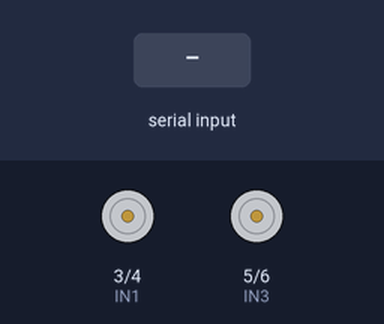
The sketch below on a simulated Arduino Uno, built with avr-gcc and run on an emulated ATmega328P. Parts: motor-driver pin pairs drawn as motors (green arrow = first pin HIGH = forward, orange = second pin HIGH = backward, longer = more drive, scaled by the enable pin). The inputs (shaded band) are chosen by the test bench.

Above: at 1.2 s.
1.3 s: "F" received over the second serial link
At 2.5 s:
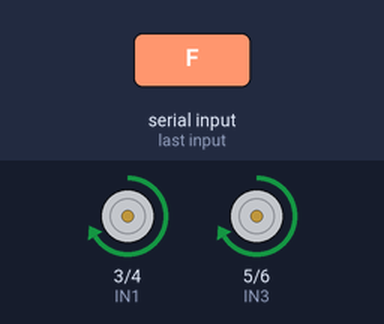
2.8 s: "B" received over the second serial link
At 3.8 s:
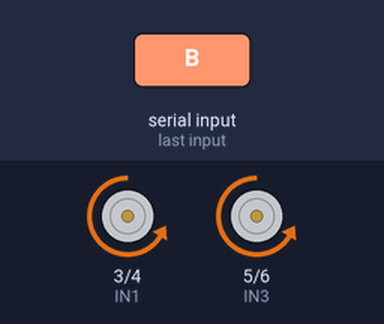
4.3 s: "L" received over the second serial link
At 4.9 s:
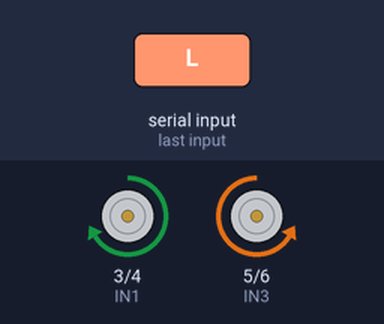
5.8 s: "R" received over the second serial link
At 6.1 s:
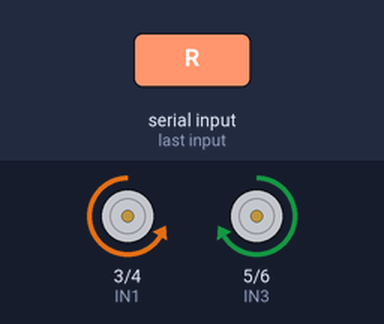
7.3 s: "G" received over the second serial link
At 8.4 s:
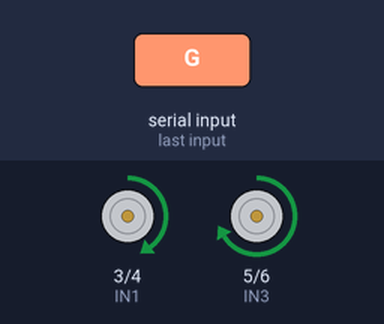
8.8 s: "I" received over the second serial link
At 9.5 s:
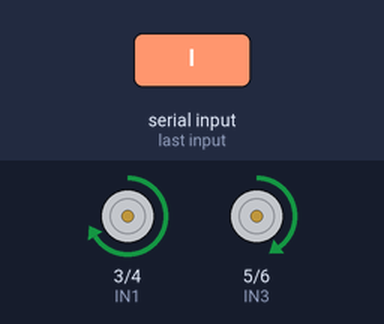
Timing chart, 0 to 11.3 s (numbered marks = the images above; inputs shaded):
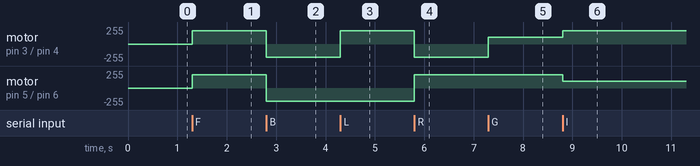

Measured:
- after the input at 1.3 s, motor on pin 3 (IN1) / pin 4 (IN2), motor on pin 5 (IN3) / pin 6 (IN4): stopped → forward 200/255 at once
- after the input at 2.8 s, motor on pin 3 (IN1) / pin 4 (IN2), motor on pin 5 (IN3) / pin 6 (IN4): forward 200/255 → backward 200/255 at once
- after the input at 4.3 s, motor on pin 3 (IN1) / pin 4 (IN2): backward 200/255 → forward 200/255 at once
- after the input at 5.8 s, motor on pin 3 (IN1) / pin 4 (IN2): forward 200/255 → backward 200/255 at once; motor on pin 5 (IN3) / pin 6 (IN4): backward 200/255 → forward 200/255 at once
- after the input at 7.3 s, motor on pin 3 (IN1) / pin 4 (IN2): backward 200/255 → forward 100/255 at once
- after the input at 8.8 s, motor on pin 3 (IN1) / pin 4 (IN2): forward 100/255 → forward 200/255 at once; motor on pin 5 (IN3) / pin 6 (IN4): forward 200/255 → forward 100/255 at once

The sketch:

real.ino
```cpp
#include <SoftwareSerial.h>

SoftwareSerial BT(11, 12);

// Moteur A
const int ENA = 9;   // PWM - vitesse moteur A
const int IN1 = 3;
const int IN2 = 4;

// Moteur B
const int ENB = 10;  // PWM - vitesse moteur B
const int IN3 = 5;
const int IN4 = 6;

int vitesse = 200;

void setup() {
  pinMode(ENA, OUTPUT);
  pinMode(ENB, OUTPUT);
  pinMode(IN1, OUTPUT);
  pinMode(IN2, OUTPUT);
  pinMode(IN3, OUTPUT);
  pinMode(IN4, OUTPUT);

  Serial.begin(9600);
  BT.begin(9600);
}

void loop() {
  if (BT.available()) {
    char c = BT.read();

    switch (c) {
      case 'F': avancer(vitesse); break;        // Forward
      case 'B': reculer(vitesse); break;        // Backward
      case 'L': tournerGauche(vitesse); break;  // Left
      case 'R': tournerDroite(vitesse); break;  // Right
      case 'G': avantGauche(vitesse); break;    // Forward-Left (diagonale)
      case 'I': avantDroite(vitesse); break;    // Forward-Right
      case 'H': arriereGauche(vitesse); break;  // Backward-Left
      case 'J': arriereDroite(vitesse); break;  // Backward-Right
      case 'S': arreter(); break;               // Stop
    }
  }
}

void avancer(int v) {
  digitalWrite(IN1, HIGH);
  digitalWrite(IN2, LOW);
  digitalWrite(IN3, HIGH);
  digitalWrite(IN4, LOW);
  analogWrite(ENA, v);
  analogWrite(ENB, v);
}

void reculer(int v) {
  digitalWrite(IN1, LOW);
  digitalWrite(IN2, HIGH);
  digitalWrite(IN3, LOW);
  digitalWrite(IN4, HIGH);
  analogWrite(ENA, v);
  analogWrite(ENB, v);
}

void tournerDroite(int v) {
  digitalWrite(IN1, LOW);
  digitalWrite(IN2, HIGH);
  digitalWrite(IN3, HIGH);
  digitalWrite(IN4, LOW);
  analogWrite(ENA, v);
  analogWrite(ENB, v);
}

void tournerGauche(int v) {
  digitalWrite(IN1, HIGH);
  digitalWrite(IN2, LOW);
  digitalWrite(IN3, LOW);
  digitalWrite(IN4, HIGH);
  analogWrite(ENA, v);
  analogWrite(ENB, v);
}

void avantGauche(int v) {
  // moteur A ralenti, moteur B plein régime -> léger virage en avançant
  digitalWrite(IN1, HIGH);
  digitalWrite(IN2, LOW);
  digitalWrite(IN3, HIGH);
  digitalWrite(IN4, LOW);
  analogWrite(ENA, v / 2);
  analogWrite(ENB, v);
}

void avantDroite(int v) {
  digitalWrite(IN1, HIGH);
  digitalWrite(IN2, LOW);
  digitalWrite(IN3, HIGH);
  digitalWrite(IN4, LOW);
  analogWrite(ENA, v);
  analogWrite(ENB, v / 2);
}

void arriereGauche(int v) {
  digitalWrite(IN1, LOW);
  digitalWrite(IN2, HIGH);
  digitalWrite(IN3, LOW);
  digitalWrite(IN4, HIGH);
  analogWrite(ENA, v / 2);
  analogWrite(ENB, v);
}

void arriereDroite(int v) {
  digitalWrite(IN1, LOW);
  digitalWrite(IN2, HIGH);
  digitalWrite(IN3, LOW);
  digitalWrite(IN4, HIGH);
  analogWrite(ENA, v);
  analogWrite(ENB, v / 2);
}

void arreter() {
  digitalWrite(IN1, LOW);
  digitalWrite(IN2, LOW);
  digitalWrite(IN3, LOW);
  digitalWrite(IN4, LOW);
  analogWrite(ENA, 0);
  analogWrite(ENB, 0);
}
```
